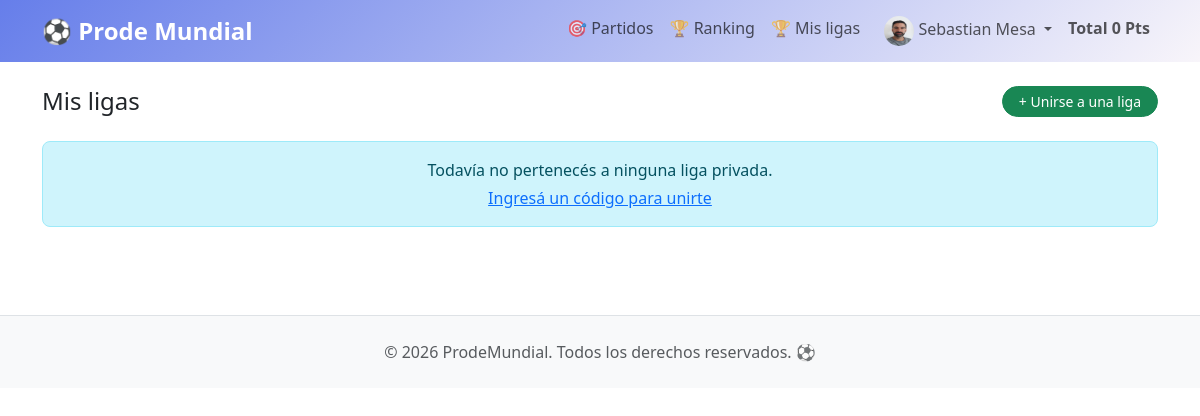
Before: /leagues/ (signed in) with the older database file.
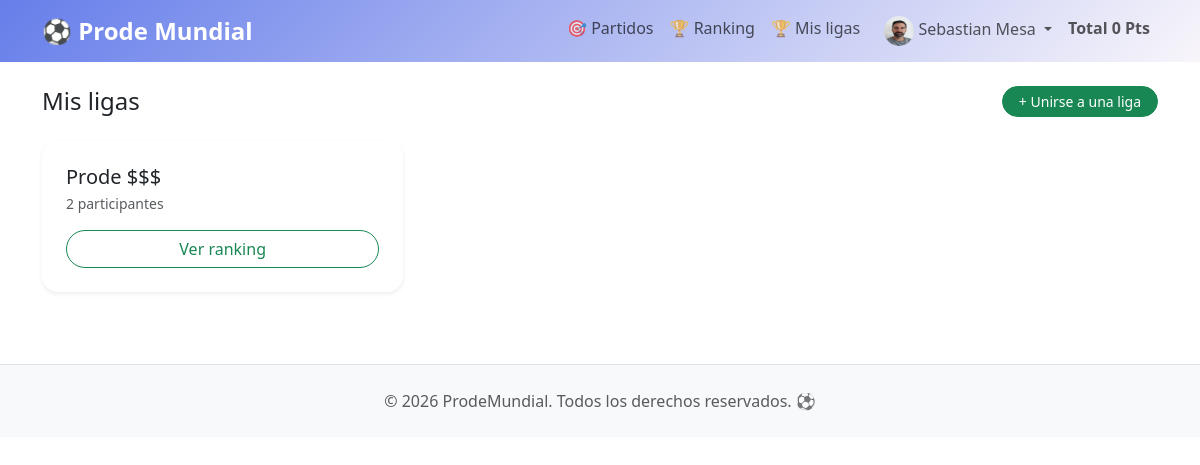
After: the same page with the newer database file.
### apps/leagues/models.py (models this page shows, shortened)
class League(models.Model):
    name = models.CharField(max_length=100, verbose_name='Nombre')
    code = models.CharField(
        max_length=6,
        unique=True,
        default=generate_code,
        verbose_name='Código de acceso',
    )
    members = models.ManyToManyField(
        User,
        through='LeagueMembership',
        related_name='leagues',
        blank=True,
    )
    is_active = models.BooleanField(default=True, verbose_name='Activa')
    created_at = models.DateTimeField(auto_now_add=True)
    class Meta:
        verbose_name = 'Liga privada'
        verbose_name_plural = 'Ligas privadas'

### apps/leagues/views.py (the view)
# urls.py: path('', MyLeaguesView.as_view(), name='my_leagues'),
class MyLeaguesView(LoginRequiredMixin, ListView):
    template_name = 'leagues/my_leagues.html'
    context_object_name = 'leagues'
    def get_queryset(self):
        return League.objects.filter(
            members=self.request.user,
            is_active=True,
        )

### apps/accounts/context_processors.py (called while the page is built)
def user_points(request):
    if request.user.is_authenticated:
        from apps.predictions.models import Prediction
        total = Prediction.objects.filter(
            user=request.user
        ).aggregate(total=Sum('points'))['total'] or 0
        return {'user_total_points': total}
    return {'user_total_points': 0}

### templates/leagues/my_leagues.html (shortened to what this page needs)
{% extends "base.html" %}
{% block content %}
<div class="container py-4">
    <div class="d-flex justify-content-between align-items-center mb-4">
        <h2 class="h4 mb-0">Mis ligas</h2>
        <a href="{% url 'leagues:join' %}" class="btn btn-success btn-sm rounded-pill px-3">
        + Unirse a una liga
        </a>
    </div>
    {% if not leagues %}
    <div class="alert alert-info text-center">
        <p class="mb-1">Todavía no pertenecés a ninguna liga privada.</p>
        <a href="{% url 'leagues:join' %}">Ingresá un código para unirte</a>
    </div>
    {% else %}
    <div class="row g-3">
    {% for league in leagues %}
        <div class="col-12 col-md-6 col-lg-4">
        <div class="card border-0 shadow-sm rounded-4 h-100">
            <div class="card-body p-4">
            <h2 class="h5 mb-1">{{ league.name }}</h2>
            <p class="text-muted small mb-3">
                {{ league.memberships.count }} participante{{ league.memberships.count|pluralize }}
            </p>
            <a href="{% url 'leagues:ranking' league.code %}"
                class="btn btn-outline-success w-100 rounded-pill">
                Ver ranking
            </a>
            </div>
        </div>
        </div>
    {% endfor %}
    </div>
    {% endif %}
</div>
{% endblock %}

Changed rows visible on the page:
added League: name "Prode $$$", memberships.count "2"
Other visible differences:
text no longer shown: "Todavía no pertenecés a ninguna liga privada. Ingresá un código para unirte"
